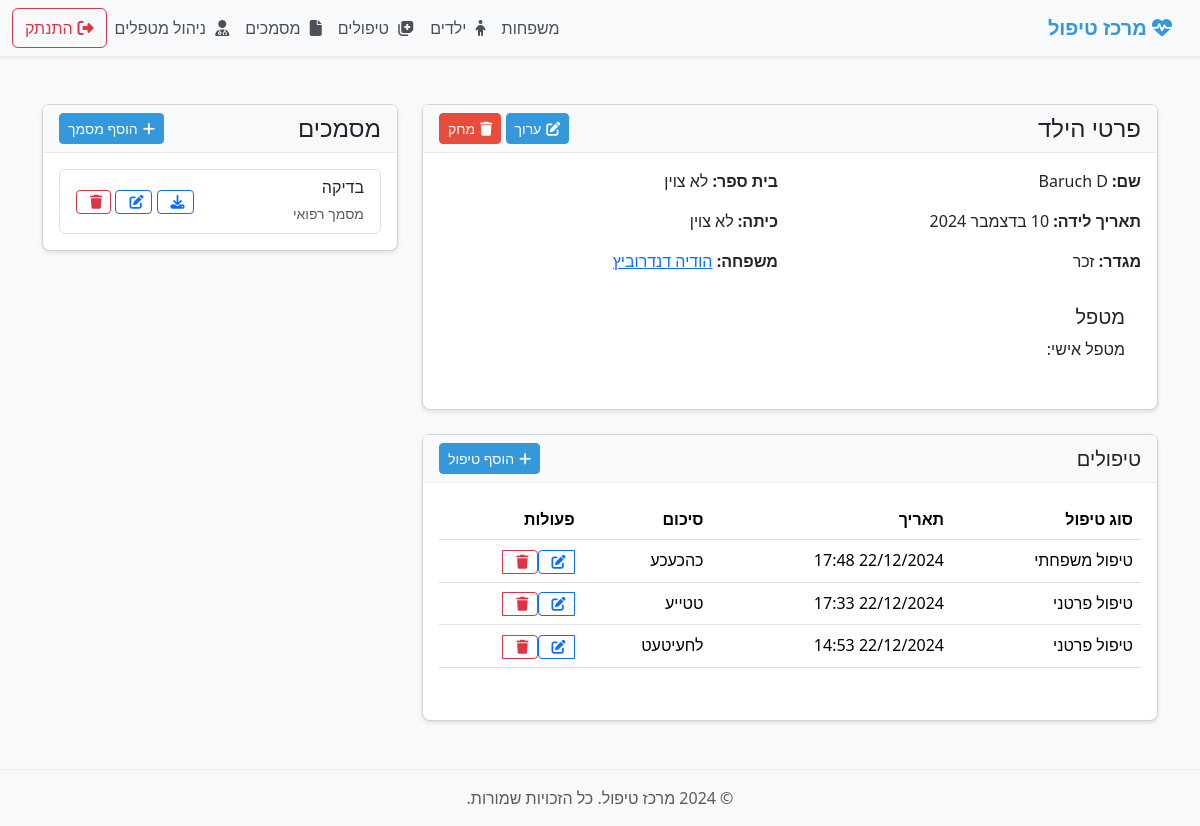
/child/1/ (signed in), run on the app's committed database.
### treatment_app/models.py (models this page shows, shortened)
class Child(models.Model):
    family = models.ForeignKey(
        Family,
        on_delete=models.CASCADE,
        related_name='children',
        verbose_name=_('משפחה')
    )
    name = models.CharField(max_length=100, verbose_name=_('שם הילד'))
    birth_date = models.DateField(verbose_name=_('תאריך לידה'))
    gender = models.CharField(
        max_length=10,
        choices=[('male', _('זכר')), ('female', _('נקבה'))],
        verbose_name=_('מגדר')
    )
    school = models.CharField(max_length=100, verbose_name=_('בית ספר'), blank=True)
    grade = models.CharField(max_length=20, verbose_name=_('כיתה'), blank=True)
    teacher_name = models.CharField(max_length=100, verbose_name=_('שם המורה'), blank=True)
    teacher_phone = models.CharField(max_length=20, verbose_name=_('טלפון המורה'), blank=True)
    school_counselor_name = models.CharField(max_length=100, verbose_name=_('שם היועץ/ת'), blank=True)
    school_counselor_phone = models.CharField(max_length=20, verbose_name=_('טלפון היועץ/ת'), blank=True)
    allergies = models.TextField(verbose_name=_('אלרגיות'), blank=True)
    medications = models.TextField(verbose_name=_('תרופות'), blank=True)
    special_needs = models.TextField(verbose_name=_('צרכים מיוחדים'), blank=True)
    medical_info = models.TextField(verbose_name=_('מידע רפואי'), blank=True)
    notes = models.TextField(verbose_name=_('הערות'), blank=True)
    therapist = models.ForeignKey(
        'TherapistProfile',
        on_delete=models.SET_NULL,
        null=True,
        blank=True,
        verbose_name=_('מטפל')
    )
    created_at = models.DateTimeField(auto_now_add=True, verbose_name=_('נוצר ב'))
    updated_at = models.DateTimeField(auto_now=True, verbose_name=_('עודכן ב'))
    class Meta:
        verbose_name = _('ילד')
        verbose_name_plural = _('ילדים')
        ordering = ['family', 'name']

class Family(models.Model):
    PARENTS_TYPE_CHOICES = [
        ('both', _('שני הורים')),
        ('father', _('אב בלבד')),
        ('mother', _('אם בלבד')),
    ]
    name = models.CharField(max_length=100, verbose_name=_('שם משפחה'))
    address = models.CharField(max_length=200, verbose_name=_('כתובת'))
    phone = models.CharField(max_length=20, verbose_name=_('טלפון'))
    email = models.EmailField(verbose_name=_('דוא"ל'), blank=True, null=True)
    parents_type = models.CharField(max_length=10, choices=PARENTS_TYPE_CHOICES, verbose_name=_('סוג הורות'), default='both')
    father_name = models.CharField(max_length=100, verbose_name=_('שם האב'), blank=True, null=True)
    father_phone = models.CharField(max_length=20, verbose_name=_('טלפון האב'), blank=True, null=True)
    father_email = models.EmailField(verbose_name=_('דוא"ל האב'), blank=True, null=True)
    mother_name = models.CharField(max_length=100, verbose_name=_('שם האם'), blank=True, null=True)
    mother_phone = models.CharField(max_length=20, verbose_name=_('טלפון האם'), blank=True, null=True)
    mother_email = models.EmailField(verbose_name=_('דוא"ל האם'), blank=True, null=True)
    therapist = models.ForeignKey(User, on_delete=models.SET_NULL, null=True, verbose_name=_('מטפל'), related_name='families')
    consent_form = models.FileField(
        upload_to='consent_forms/',
        verbose_name=_('טופס הסכמה'),
        blank=True,
        null=True,
        validators=[FileExtensionValidator(allowed_extensions=['pdf', 'doc', 'docx'])]
    )
    confidentiality_waiver = models.FileField(
        upload_to='confidentiality_waivers/',
        verbose_name=_('טופס ויתור סודיות'),
        blank=True,
        null=True,
        validators=[FileExtensionValidator(allowed_extensions=['pdf', 'doc', 'docx'])]
    )
    consent_form_date = models.DateField(verbose_name=_('תאריך טופס הסכמה'), blank=True, null=True)
    confidentiality_waiver_date = models.DateField(verbose_name=_('תאריך ויתור סודיות'), blank=True, null=True)
    notes = models.TextField(verbose_name=_('הערות'), blank=True)
    created_at = models.DateTimeField(auto_now_add=True, verbose_name=_('נוצר ב'))
    updated_at = models.DateTimeField(auto_now=True, verbose_name=_('עודכן ב'))
    class Meta:
        verbose_name = _('משפחה')
        verbose_name_plural = _('משפחות')
        ordering = ['name']

class Treatment(models.Model):
    TREATMENT_TYPE_CHOICES = [
        ('individual', _('טיפול פרטני')),
        ('family', _('טיפול משפחתי')),
        ('parent', _('הדרכת הורים')),
    ]
    type = models.CharField(max_length=20, choices=TREATMENT_TYPE_CHOICES, verbose_name=_('סוג טיפול'), default='individual')
    family = models.ForeignKey(Family, on_delete=models.CASCADE, related_name='family_treatments', null=True, blank=True)
    child = models.ForeignKey(Child, on_delete=models.CASCADE, related_name='treatments', null=True, blank=True)
    date = models.DateTimeField(verbose_name=_('תאריך'))
    therapist = models.ForeignKey(
        User,
        on_delete=models.SET_NULL,
        null=True,
        verbose_name=_('מטפל'),
        related_name='treatments'
    )
    summary = models.TextField(verbose_name=_('סיכום'))
    next_steps = models.TextField(verbose_name=_('צעדים הבאים'), blank=True, null=True)
    created_at = models.DateTimeField(auto_now_add=True)
    updated_at = models.DateTimeField(auto_now=True)
    class Meta:
        verbose_name = _('טיפול')
        verbose_name_plural = _('טיפולים')
        ordering = ['-date']

class Document(models.Model):
    DOCUMENT_TYPES = [
        ('medical', _('מסמך רפואי')),
        ('educational', _('מסמך חינוכי')),
        ('psychological', _('מסמך פסיכולוגי')),
        ('financial', _('מסמך פיננסי')),
        ('other', _('אחר')),
    ]
    family = models.ForeignKey(Family, on_delete=models.CASCADE, related_name='documents', null=True, blank=True)
    child = models.ForeignKey(Child, on_delete=models.CASCADE, related_name='documents', null=True, blank=True)
    name = models.CharField(max_length=255, verbose_name=_('שם המסמך'))
    document_type = models.CharField(max_length=20, choices=DOCUMENT_TYPES, verbose_name=_('סוג המסמך'))
    file = models.FileField(upload_to='documents/', verbose_name=_('קובץ'))
    notes = models.TextField(blank=True, null=True, verbose_name=_('הערות'))
    created_at = models.DateTimeField(auto_now_add=True, verbose_name=_('נוצר בתאריך'))
    updated_at = models.DateTimeField(auto_now=True, verbose_name=_('עודכן בתאריך'))
    class Meta:
        verbose_name = _('מסמך')
        verbose_name_plural = _('מסמכים')
        ordering = ['-created_at']

### treatment_app/views.py (the view, shortened to what this page needs)
# urls.py: path('child/<int:pk>/', views.ChildDetailView.as_view(), name='child-detail'),
class ChildDetailView(LoginRequiredMixin, DetailView):
    model = Child
    template_name = 'treatment_app/child_detail.html'
    context_object_name = 'child'
    def get_context_data(self, **kwargs):
        context = super().get_context_data(**kwargs)
        child = self.object
        if child.therapist:
            context['therapist'] = child.therapist
        elif child.family and child.family.therapist:
            context['therapist'] = child.family.therapist
        else:
            context['therapist'] = None
        user = self.request.user
        context['treatments'] = self.object.treatments.all()
        context['documents'] = self.object.documents.all()
        return context

### treatment_app/templates/treatment_app/child_detail.html (shortened to what this page needs)
{% extends "treatment_app/base.html" %}
{% block content %}
<div class="container mt-4">
    <div class="row">
        <div class="col-md-8">
            <div class="card mb-4">
                <div class="card-header d-flex justify-content-between align-items-center">
                    <h4 class="mb-0">פרטי הילד</h4>
                    <div>
                        <a href="{% url 'treatment_app:child-update' child.pk %}" class="btn btn-primary btn-sm">
                            <i class="fas fa-edit"></i> ערוך
                        </a>
                        <a href="{% url 'treatment_app:child-delete' child.pk %}" class="btn btn-danger btn-sm">
                            <i class="fas fa-trash"></i> מחק
                        </a>
                    </div>
                </div>
                <div class="card-body">
                    <div class="row">
                        <div class="col-md-6">
                            <p><strong>שם:</strong> {{ child.name }}</p>
                            <p><strong>תאריך לידה:</strong> {{ child.birth_date }}</p>
                            <p><strong>מגדר:</strong> {{ child.get_gender_display }}</p>
                        </div>
                        <div class="col-md-6">
                            <p><strong>בית ספר:</strong> {{ child.school|default:"לא צוין" }}</p>
                            <p><strong>כיתה:</strong> {{ child.grade|default:"לא צוין" }}</p>
                            <p><strong>משפחה:</strong> <a href="{% url 'treatment_app:family-detail' child.family.pk %}">{{ child.family.name }}</a></p>
                        </div>
                    </div>
                    <div class="card-body">
                        <div class="row">
                            {% if therapist %}
                                <div class="col-md-6">
                                    <h5>מטפל</h5>
                                    <p>
                                        {% if child.therapist and child.therapist == therapist %}
                                            מטפל אישי: {{ therapist.full_name }}
                                        {% elif child.family and child.family.therapist == therapist %}
                                            מטפל המשפחה: {{ therapist.full_name }}
                                        {% else %}
                                            {{ therapist.full_name }}
                                        {% endif %}
                                    </p>
                                </div>
                            {% endif %}
                        </div>
                    </div>
                </div>
            </div>
            <div class="card mb-4">
                <div class="card-header d-flex justify-content-between align-items-center">
                    <h5 class="mb-0">טיפולים</h5>
                    <a href="{% url 'treatment_app:child-treatment-create' child_id=child.pk %}" class="btn btn-primary btn-sm">
                        <i class="fas fa-plus"></i> הוסף טיפול
                    </a>
                </div>
                <div class="card-body">
                    {% if child.treatments.all %}
                        <div class="table-responsive">
                            <table class="table table-hover">
                                <thead>
                                    <tr>
                                        <th>סוג טיפול</th>
                                        <th>תאריך</th>
                                        <th>סיכום</th>
                                        <th>פעולות</th>
                                    </tr>
                                </thead>
                                <tbody>
                                    {% for treatment in child.treatments.all %}
                                        <tr>
                                            <td>{{ treatment.get_type_display }}</td>
                                            <td>{{ treatment.date|date:"d/m/Y H:i" }}</td>
                                            <td>{{ treatment.summary|truncatewords:10 }}</td>
                                            <td>
                                                <div class="btn-group">
                                                    <a href="{% url 'treatment_app:treatment-update' treatment.pk %}" class="btn btn-sm btn-outline-primary">
                                                        <i class="fas fa-edit"></i>
                                                    </a>
                                                    <a href="{% url 'treatment_app:treatment-delete' treatment.pk %}" class="btn btn-sm btn-outline-danger">
                                                        <i class="fas fa-trash"></i>
                                                    </a>
                                                </div>
                                            </td>
                                        </tr>
                                    {% endfor %}
                                </tbody>
                            </table>
                        </div>
                    {% else %}
                        <p class="text-muted">אין טיפולים להצגה</p>
                    {% endif %}
                </div>
            </div>
        </div>
        <div class="col-md-4">
            <div class="card mb-4">
                <div class="card-header d-flex justify-content-between align-items-center">
                    <h4 class="mb-0">מסמכים</h4>
                    <a href="{% url 'treatment_app:child-document-create' child.pk %}" class="btn btn-primary btn-sm">
                        <i class="fas fa-plus"></i> הוסף מסמך
                    </a>
                </div>
                <div class="card-body">
                    {% if documents %}
                    <div class="list-group">
                        {% for document in documents %}
                        <div class="list-group-item">
                            <div class="d-flex justify-content-between align-items-center">
                                <div>
                                    <h6 class="mb-1">{{ document.name }}</h6>
                                    <small class="text-muted">{{ document.get_document_type_display }}</small>
                                </div>
                                <div>
                                    <a href="{{ document.file.url }}" class="btn btn-sm btn-outline-primary" target="_blank">
                                        <i class="fas fa-download"></i>
                                    </a>
                                    <a href="{% url 'treatment_app:document-update' document.pk %}" class="btn btn-sm btn-outline-primary">
                                        <i class="fas fa-edit"></i>
                                    </a>
                                    <a href="{% url 'treatment_app:document-delete' document.pk %}" class="btn btn-sm btn-outline-danger">
                                        <i class="fas fa-trash"></i>
                                    </a>
                                </div>
                            </div>
                        </div>
                        {% endfor %}
                    </div>
                    {% else %}
                    <p class="text-muted">אין מסמכים להצגה</p>
                    {% endif %}
                </div>
            </div>
        </div>
    </div>
</div>
{% endblock %}

### treatment_app/static/treatment_app/css/custom.css (style rules this page uses)
:root { --primary-color: #3498db; --secondary-color: #2ecc71; --danger-color: #e74c3c; --warning-color: #f39c12; --info-color: #2980b9; --light-gray: #f8f9fa; }
body { font-family: 'Segoe UI', Tahoma, Geneva, Verdana, sans-serif; background-color: var(--light-gray); direction: rtl; text-align: right; }
.btn { display: inline-flex; align-items: center; justify-content: center; }
.btn i { margin-left: 5px; }
.btn-primary { background-color: var(--primary-color); border-color: var(--primary-color); }
.btn-danger { background-color: var(--danger-color); border-color: var(--danger-color); }
.card { border-radius: 8px; box-shadow: 0 2px 4px rgba(0,0,0,0.1); margin-bottom: 20px; }
.card-header { background-color: var(--light-gray); border-bottom: 1px solid #e9ecef; }
.table-responsive { margin-bottom: 20px; }
.table thead { background-color: var(--light-gray); }

### data on the page
Child: name "Baruch D", birth_date "10 בדצמבר 2024", gender "זכר", school "לא צוין", grade "לא צוין", family.name "הודיה דנדרוביץ"
Treatment: type "טיפול משפחתי", date "22/12/2024 17:48", summary "כהכעכע"
Treatment: type "טיפול פרטני", date "22/12/2024 17:33", summary "טטייע"
Treatment: type "טיפול פרטני", date "22/12/2024 14:53", summary "לחעיטעט"
Document: name "בדיקה", document_type "מסמך רפואי"
